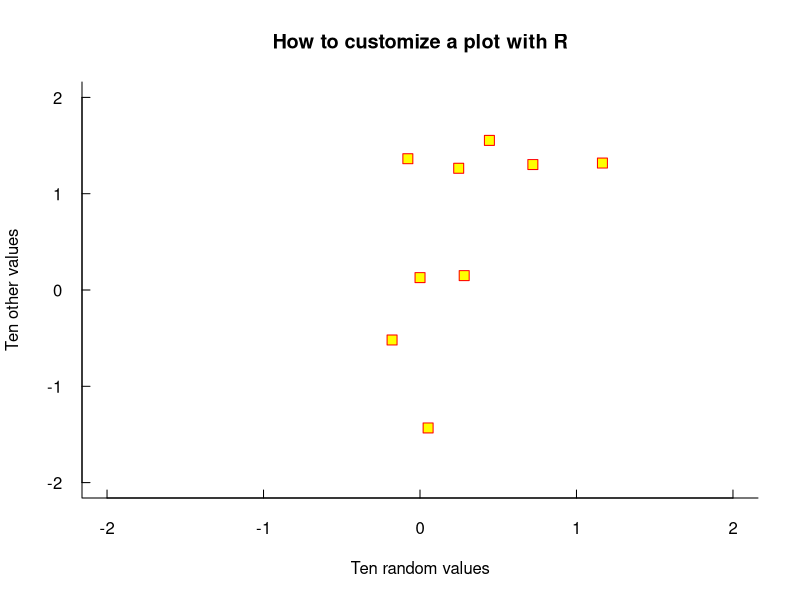
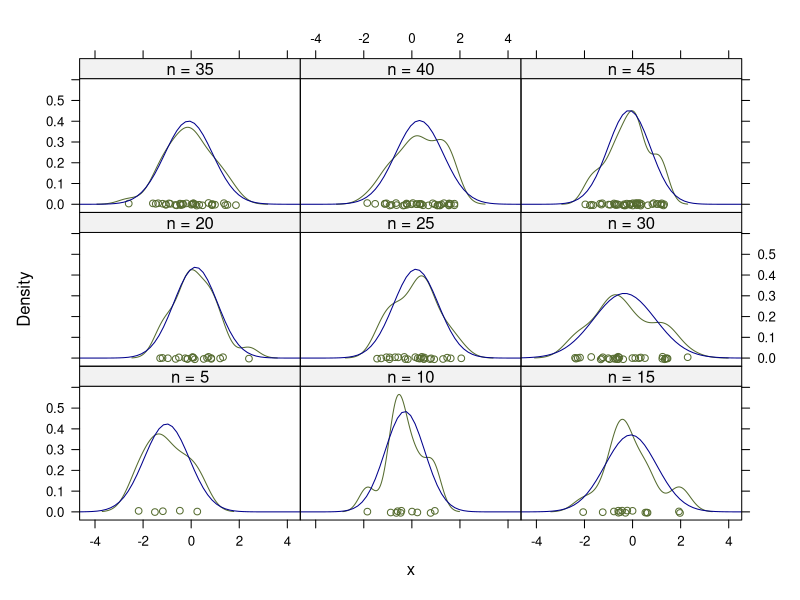
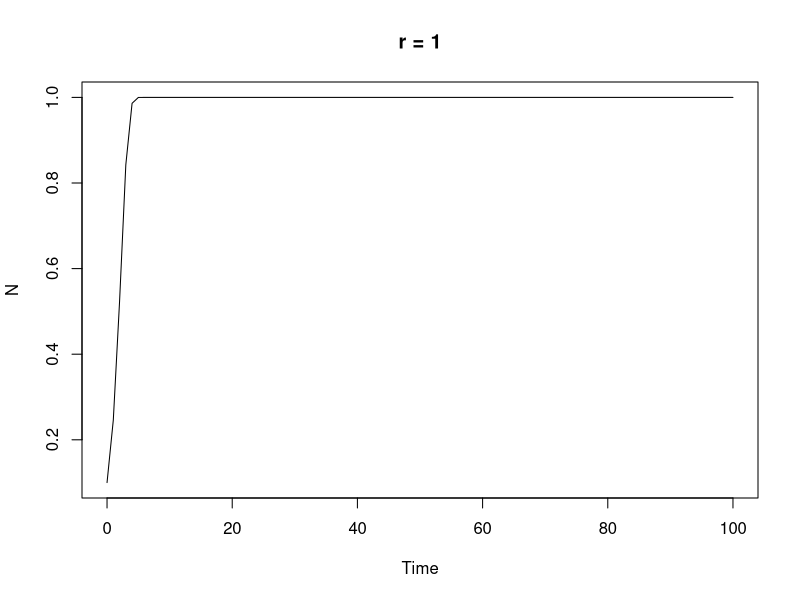
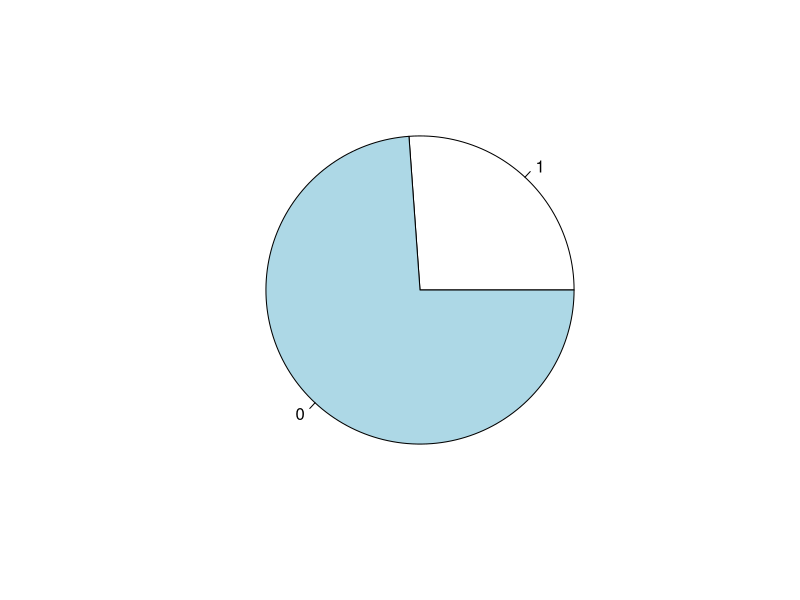

R code for these plots, in order:
## ---- chunk 1
seq(1, 5, 0.5)
seq(length=9, from=1, to=5)
rep(1,5)
sequence(4:5)
gl(2, 6, label=c("Male", "Female"))
expand.grid(h=c(60,80), w=c(100, 300), sex=c("Male", "Female"))
qnorm(0.975)
matrix(1:6, 2, 3, byrow=TRUE)
ts(1:47, frequency = 12, start = c(1959, 2))
## ---- chunk 2
x = rnorm(10)
y = rnorm(10)
plot(x, y, xlab="Ten random values", ylab="Ten other values",
     xlim=c(-2, 2), ylim=c(-2, 2), pch=22, col="red",
     bg="yellow", bty="l", tcl=0.4,
     main="How to customize a plot with R", las=1, cex=1.5)
## ---- chunk 3
library(lattice)
n <- seq(5, 45, 5)
x <- rnorm(sum(n))
y <- factor(rep(n, n), labels=paste("n =", n))
densityplot(~ x | y,
            panel = function(x, ...) {
                panel.densityplot(x, col="DarkOliveGreen", ...)
                panel.mathdensity(dmath=dnorm,
                                  args=list(mean=mean(x), sd=sd(x)),
                                  col="darkblue")
})
## ---- chunk 4
ricker <- function(nzero, r, K=1, time=100, from=0, to=time) {
    N <- numeric(time+1)
    N[1] <- nzero
    for (i in 1:time) N[i+1] <- N[i]*exp(r*(1 - N[i]/K))
    Time <- 0:time
    plot(Time, N, type="l", xlim=c(from, to))
}
ricker(0.1, 1); title("r = 1")
## ---- chunk 5
xtable::xtable(head(iris))
## ---- chunk 6
data = read.table("../data/Bank_loan.txt",head=TRUE,na.strings = c("NA"))
past.customers = subset(data,default != "NA")
pie(c(sum(past.customers$default == 1),sum(past.customers$default == 0)),c(1,0))
for (i in 1:4){
a = nrow(past.customers[past.customers$default ==0 & past.customers$edu == i,])/nrow(past.customers[past.customers$edu==i,])
b = nrow(past.customers[past.customers$default ==1 & past.customers$edu == i,])/nrow(past.customers[past.customers$edu==i,])
if (i == 1){
  b_0 = b
  a_0 = a
  next
}
a_0 = c(a_0,a)
b_0 = c(b_0,b)
}
probability_on_condition = data.frame(c(1:4),a_0,b_0)
